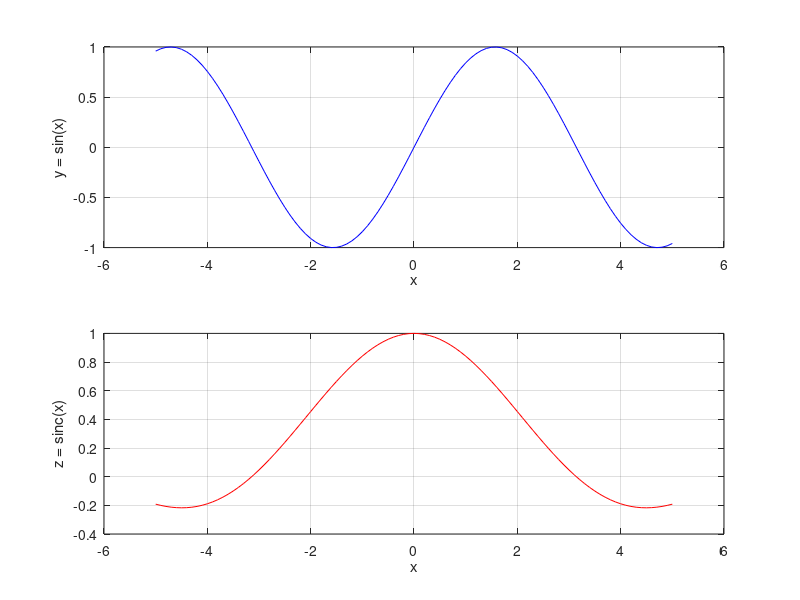

Reproduce this figure in MATLAB.
% Sinc Function

x = -5:0.1:5;

% Compute sinc(x) while handling division by zero at x = 0
y = sin(x);
z = ones(size(x));  % Initialize z with ones to handle division by zero
idx = find(x ~= 0); % Find indices where x is not equal to 0
z(idx) = y(idx) ./ x(idx); % Compute sinc(x) for non-zero x

% Plotting
subplot(2,1,1);
plot(x, y, 'b');
grid on;
xlabel("x");
ylabel("y = sin(x)");

subplot(2,1,2);
plot(x, z, 'r');
grid on;
xlabel("x");
ylabel("z = sinc(x)");